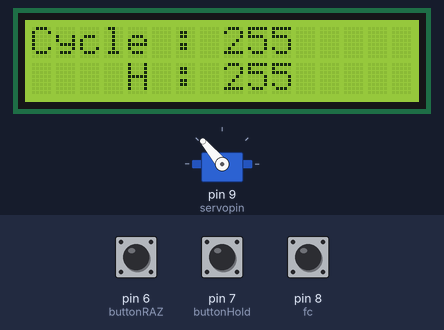
A sketch run on a simulated Arduino Uno, built with avr-gcc and run on an emulated ATmega328P. Parts: 16×2 character LCD, servo. The test bench sets the inputs (shaded band); at power-on: pin 8 (fc) HIGH, pin 6 (buttonRAZ) HIGH, pin 7 (buttonHold) HIGH. EEPROM starts erased.

Above: at 1.2 s.
1.3 s: pin 8 (fc) pulled LOW for 0.15 s
At 1.7 s:
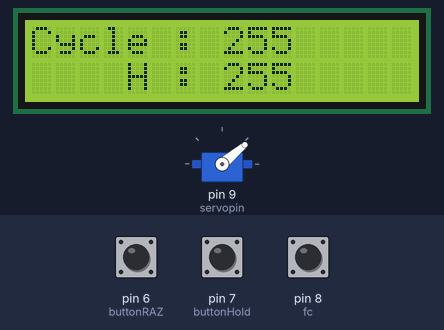
3.8 s: pin 6 (buttonRAZ) pulled LOW for 0.15 s
At 4.6 s:
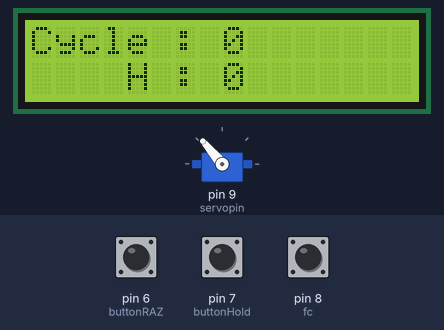
5.4 s: pin 8 (fc) pulled LOW for 1 s
At 7.9 s:
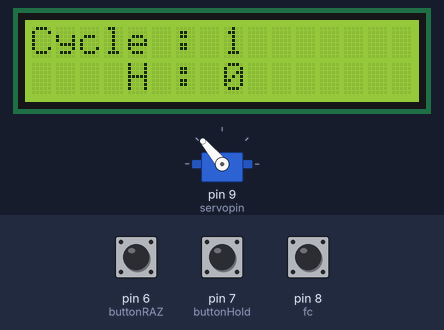
8.9 s: pin 7 (buttonHold) pulled LOW for 0.15 s
At 9.3 s:
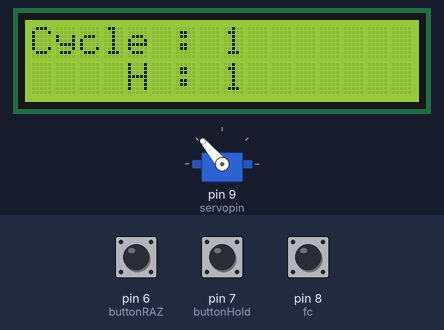
Timing chart, 0 to 11.5 s (numbered marks = the images above; inputs shaded):
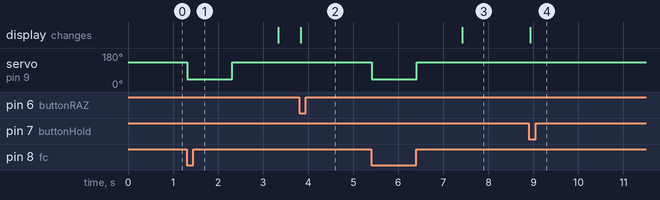

The sketch:

Serrure_GPIO.ino
```cpp
#include <Servo.h>
#include <Wire.h>
#include <LiquidCrystal_I2C.h>
#include <EEPROM.h>

#define buttonRAZ 6 // Bouton Remise à zero
#define buttonHold 7 // Bouton Hold
#define fc 8 // Fin de course
#define servopin 9 // Pin du servo
#define addresseHold 0 // EEprom pour le hold
#define addresseLive 1 // EEprom pour le live
#define angle_initial 130 //angle initial
#define angle_final 40 //angle final

LiquidCrystal_I2C lcd(0x3F,16,2);  // set the LCD address to 0x27 for a 16 chars and 2 line display
Servo myservo;  // création de l'objet myservo

boolean StateHold = 0; // Etat bouton Hold
boolean StateRAZ = 0; // Etat bouton RAZ
boolean StateFc = 0; // Etat fin de course
long unsigned int valeurHold = 0; // Compteur Hold
long unsigned int valeurLive = 0; // Compteur Live

void setup() {
  // Initialisation LCD I2C
  lcd.clear();
  lcd.init();
  lcd.backlight();
  // Initialisation des entrées / sorties
  myservo.attach(servopin);  // attache le servo au pin spécifié sur l'objet myservo
  pinMode(fc, INPUT_PULLUP);
  pinMode(buttonHold, INPUT_PULLUP);
  pinMode(buttonRAZ, INPUT_PULLUP);
  // Chargement des paramètres
  valeurHold = EEPROM.read(addresseHold); // lit une valeur en mémoire Eeprom à l'adresse indiquée
  valeurLive = EEPROM.read(addresseLive); // lit une valeur en mémoire Eeprom à l'adresse indiquée
}

void loop() {
  // Lecture des états
  StateFc = digitalRead(fc);
  StateHold = digitalRead(buttonHold);
  StateRAZ = digitalRead(buttonRAZ);

  // Interprétation
  if (StateFc == LOW)  {  // Fait bouger le bras de 0° à 180°
    myservo.write(angle_final); // Position verrouillée
    delay(1000);
    myservo.write(angle_initial); // Position libre
    delay(1000);
    valeurLive++; // incrémentation du compteur
    EEPROM.write(addresseLive, valeurLive); // écrit une valeur en mémoire Eeprom à l'adresse indiquée
    if(valeurLive%100 == 0) {
      EEPROM.write(addresseLive, valeurLive); // écrit une valeur en mémoire Eeprom à l'adresse indiquée
    }
  } else {
    myservo.write(angle_initial); // Position libre
  }

  if (StateHold == LOW) { // Bouton Hold
    valeurHold = valeurLive;
    EEPROM.write(addresseHold, valeurHold); // écrit une valeur en mémoire Eeprom à l'adresse indiquée
    EEPROM.write(addresseLive, valeurLive); // écrit une valeur en mémoire Eeprom à l'adresse indiquée
  }

  if (StateRAZ == LOW) { // button raz
    lcd.clear();
    valeurLive = 0;
    valeurHold = 0;
    EEPROM.write(addresseLive, valeurLive); // écrit une valeur en mémoire Eeprom à l'adresse indiquée
    EEPROM.write(addresseHold, valeurHold); // écrit une valeur en mémoire Eeprom à l'adresse indiquée
  }

  // Actualisation de l'affichage
  lcd.setCursor(0,0);
  lcd.print("Cycle :");
  lcd.setCursor(8,0);
  lcd.print(valeurLive);
  lcd.setCursor(4,1);
  lcd.print("H : ");
  lcd.setCursor(8,1);
  lcd.print(valeurHold);

}
```

Measured:
- after the input at 1.3 s, servo on pin 9 (servopin): 130° → 40° at once, → 130° 1.0 s later
- after the input at 3.8 s, the display: changes at once (image 2)
- after the input at 5.4 s, servo on pin 9 (servopin): 130° → 40° at once, → 130° 1.0 s later; the display: changes after 2.0 s (image 3)
- after the input at 8.9 s, the display: changes at once (image 4)
